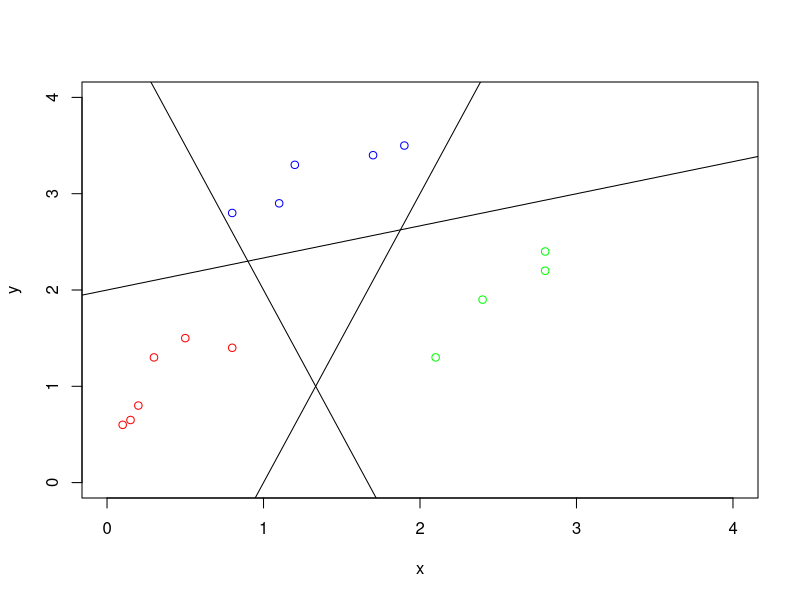

Here is the R script that generated this plot:
## ---- chunk 1
L=list(x=0:4, y=0:4) 
  
 
## ---- chunk 2

 f=function(x,y) {(matrix(c(0.5,1,1.5),1,3) %*% tanh(matrix(c(-3,-2,-1,3,3,-1),3,2,byrow=T) %*% matrix(c(x,y),2,1)+ matrix(c(6,-6,-3),3,1)))+3}
 
## ---- chunk 3
mapply(f,L$x,L$y)
## ---- chunk 4
 x=c(.1,.15,.2,.3,.5,.8)
 y=c(.6,.65,.8,1.3,1.5,1.4)
 
 x_1=c(.8,1.1,1.2,1.7,1.9)
 y_1=c(2.8,2.9,3.3,3.4,3.5)
 
 x_2=c(2.1,2.4,2.8,2.8)
 y_2=c(1.3,1.9,2.2,2.4)
 
 
 plot (x,y, col="red", xlim=c(0,4),ylim=c(0,4))
 points(x_1,y_1, col="blue")
 points(x_2,y_2, col="green")
 
 abline(5,-3)
 abline(-3,3)
 abline(2,.3333)
